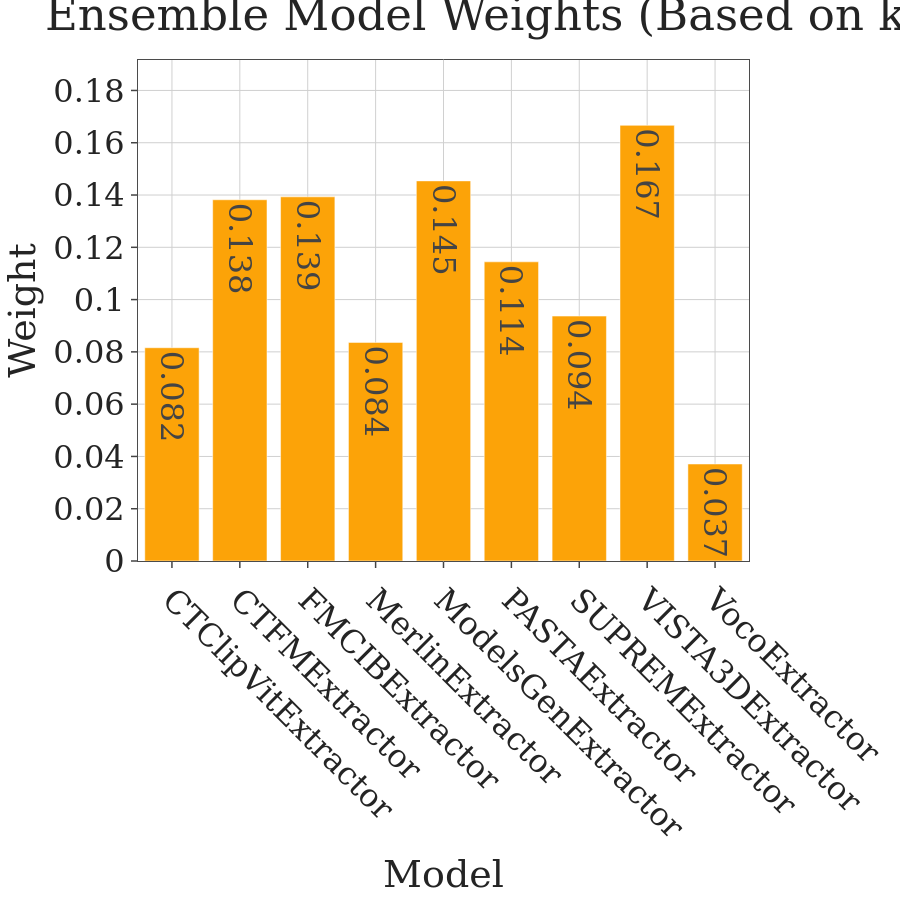

The notebook cell this image was saved under:
### Markdown cell above
## Ensemble Model Weights

Visualize the alignment-based weights assigned to each model.

### Code cell
# Display ensemble weights from the first evaluation
# (Run one more iteration to get final ensemble model)
train_idx, train_labels_s, val_idx, val_labels_s, test_idx, test_labels_s = split_shuffle_data(
    np.arange(len(all_labels_ensemble)), all_labels_ensemble,
    train_ratio=0.5, val_ratio=0.2, random_seed=50, stratify=True
)

train_features_dict = {m: ensemble_features_dict[m][train_idx] for m in model_list}
val_features_dict = {m: ensemble_features_dict[m][val_idx] for m in model_list}

final_ensemble, _ = build_knn_ensemble_classifier(
    train_features_dict, train_labels_s,
    val_features_dict, val_labels_s,
    overlap_matrix.copy(), model_list, k=10
)

# Extract and visualize weights
weights = final_ensemble['weights']
models_for_plot = list(weights.keys())
weight_values = list(weights.values())

fig = go.Figure()
fig.add_trace(go.Bar(
    x=models_for_plot,
    y=weight_values,
    marker_color='#FCA308',
    text=[f'{w:.3f}' for w in weight_values],
    textposition='auto',
))

apply_r_style(fig, font_size=32)
fig.update_layout(
    title='Ensemble Model Weights (Based on k-NN Alignment)',
    xaxis_title='Model',
    yaxis_title='Weight',
    height=FIG_SIZE,
    width=FIG_SIZE,
    template='simple_white',
    xaxis_tickangle=45
)
fig.update_yaxes(range=[0, max(weight_values) * 1.15])

fig.write_image(PLOTS_DIR / f"{DATASET_SLUG}_alignment_weights.png")

fig.show()

print(f"\nWeight Statistics:")
print(f"  Max weight: {max(weight_values):.4f}")
print(f"  Min weight: {min(weight_values):.4f}")
print(f"  All weights sum to: {sum(weight_values):.4f}")
print(f"\nInterpretation:")
print(f"  Higher weight = better alignment with other models (consensus)")
print(f"  Lower weight = unique/diverse representation (adds complementary info)")

### Figure 1 — Plotly figure (JSON) as saved in the notebook; plotly's stock layout.template omitted (floating-point values rounded to 4 significant figures)
{"data": [{"marker": {"color": "#FCA308"}, "text": ["0.082", "0.138", "0.139", "0.084", "0.145", "0.114", "0.094", "0.167", "0.037"], "textposition": "auto", "type": "bar", "x": ["CTClipVitExtractor", "CTFMExtractor", "FMCIBExtractor", "MerlinExtractor", "ModelsGenExtractor", "PASTAExtractor", "SUPREMExtractor", "VISTA3DExtractor", "VocoExtractor"], "y": [0.08158, 0.1382, 0.1393, 0.08362, 0.1454, 0.1144, 0.09369, 0.1667, 0.0371]}], "layout": {"font": {"family": "DejaVu Serif", "size": 32}, "height": 900, "margin": {"b": 60, "l": 60, "r": 40, "t": 60}, "paper_bgcolor": "white", "plot_bgcolor": "white", "title": {"text": "Ensemble Model Weights (Based on k-NN Alignment)"}, "width": 900, "xaxis": {"gridcolor": "#D0D0D0", "linecolor": "#4B4B4B", "mirror": true, "showgrid": true, "tickangle": 45, "ticklen": 6, "ticks": "outside", "tickwidth": 1.5, "title": {"text": "Model"}, "zeroline": false}, "yaxis": {"gridcolor": "#D0D0D0", "linecolor": "#4B4B4B", "mirror": true, "range": [0, 0.1917], "showgrid": true, "ticklen": 6, "ticks": "outside", "tickwidth": 1.5, "title": {"text": "Weight"}, "zeroline": false}}}
